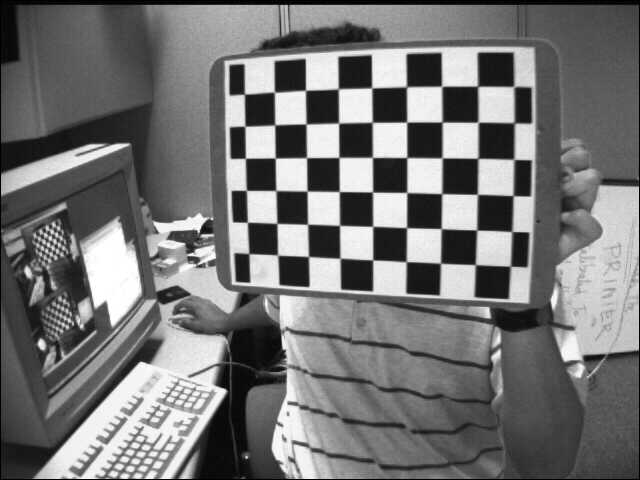
//> input picture src/ProjectsCpp/2DFeatures/HomographyConcenpts/Resources/left01.jpg, 640 x 480 px
$ ./2d_features_homography_perspective_correction   (built with g++ and OpenCV 4)
//> lines starting //> are read from the running program, lines starting //| are printed output that depends on the picture; after the words box and inside, x2 and y2 are one past the last pixel; in counts of white or black regions, pixels touching at a corner belong together
//
// Created by 张晓民 on 2020/3/18.
//

#include <iostream>
#include <string>
#include <ctime>
#include <opencv2/opencv.hpp>
#include <opencv2/core.hpp>
#include <opencv2/imgproc/imgproc.hpp>
#include <opencv2/highgui/highgui.hpp>

using namespace std;
using namespace cv;

enum Pattern { CHESSBOARD, CIRCLES_GRID, ASYMMETRIC_CIRCLES_GRID };

/**
 * 生成随机颜色
 * @param rng 随机子
 * @return
 */
Scalar randomColor()
{
    return Scalar( rand()%255, rand()%255, rand()%255 );
}

int main(int, char**)
{
    Mat img1 = imread("Resources/left01.jpg", IMREAD_GRAYSCALE);
//> img1 is the input picture: 480 rows x 640 cols, CV_8UC1; min 0, max 255, mean 116.6
    Mat img2 = imread("Resources/left02.jpg", IMREAD_GRAYSCALE);
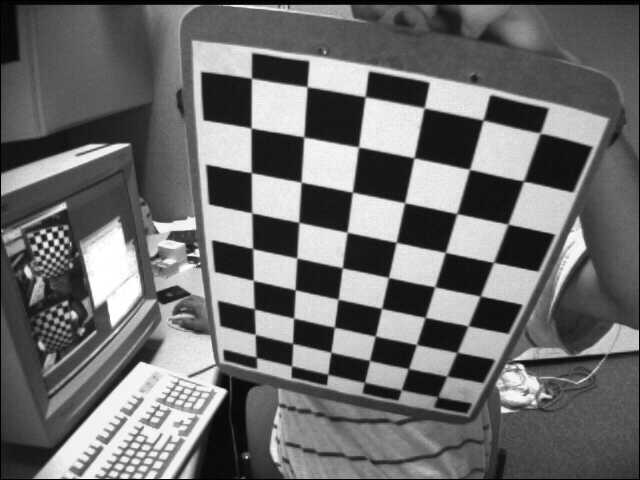
//> input picture src/ProjectsCpp/2DFeatures/HomographyConcenpts/Resources/left02.jpg, 640 x 480 px
//> img2 is the input picture: 480 rows x 640 cols, CV_8UC1; min 0, max 255, mean 109
    imshow("image1", img1);
    imshow("image2", img2);

    // 检测角点
    vector<Point2f> corners1, corners2;
    Size patternSize(9,6);
    bool found1 = findChessboardCorners(img1, patternSize, corners1);
//> corners1 = 54 Points (x, y), first 12: [244.4, 94.33], [274.6, 92.24], [305.5, 90.4], [338.4, 88.84], [371.6, 87.98], [406.8, 86.92], [441.6, 86.37], [477.6, 86.38], [514, 86.8], [245, 126.5], [275, 124.8], [306, 124]; found1 = true
    bool found2 = findChessboardCorners(img2, patternSize, corners2);
//> corners2 = 54 Points (x, y), first 12: [256.6, 357.4], [255.3, 334.5], [254.8, 309], [253.3, 280.1], [252.5, 248], [251.8, 212.8], [251.2, 172.4], [251.4, 128.3], [251.5, 78.36], [291.6, 366], [292.6, 343.4], [293.6, 318.2]; found2 = true
    //绘制角点
    Mat image1Color, image2Color;
    cvtColor(img1, image1Color, COLOR_GRAY2BGR);
    cvtColor(img2, image2Color, COLOR_GRAY2BGR);
    drawChessboardCorners(image1Color, patternSize, corners1, found1);
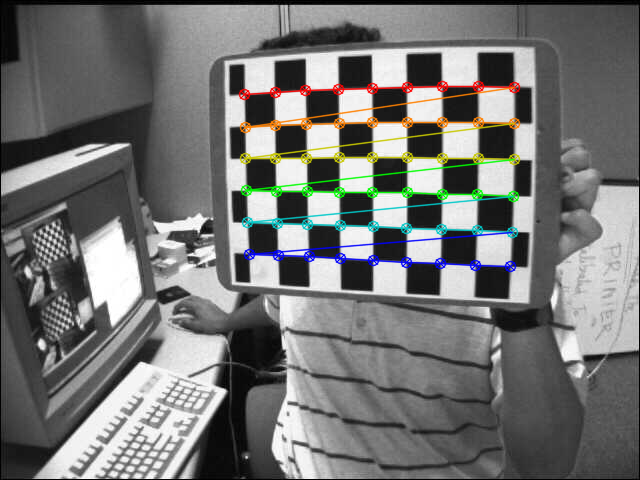
//> image1Color: 480 rows x 640 cols, CV_8UC3; 4.21% of pixels changed, all inside (x1, y1, x2, y2) = (238, 80, 521, 273)
    drawChessboardCorners(image2Color, patternSize, corners2, found2);
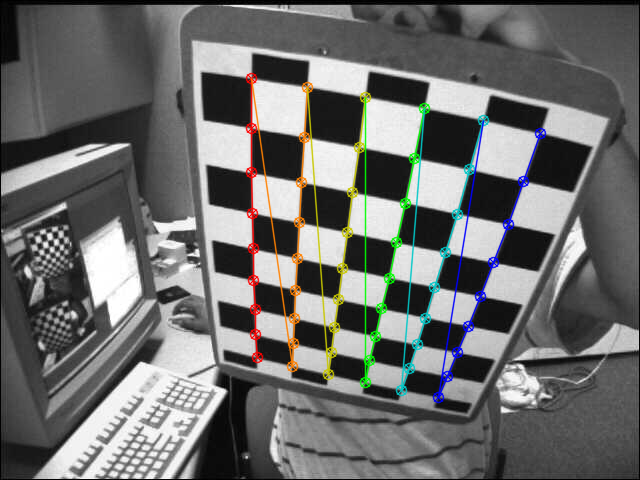
//> image2Color: 480 rows x 640 cols, CV_8UC3; 4.39% of pixels changed, all inside (x1, y1, x2, y2) = (245, 72, 547, 404)
    imshow("image1 corners", image1Color);
    imshow("image2 corners", image2Color);

    // 绘制图像角点的匹配情况
    Mat img_draw_matches;
    cvtColor(img1, image1Color, COLOR_GRAY2BGR);
    cvtColor(img2, image2Color, COLOR_GRAY2BGR);
    hconcat(image1Color, image2Color, img_draw_matches);
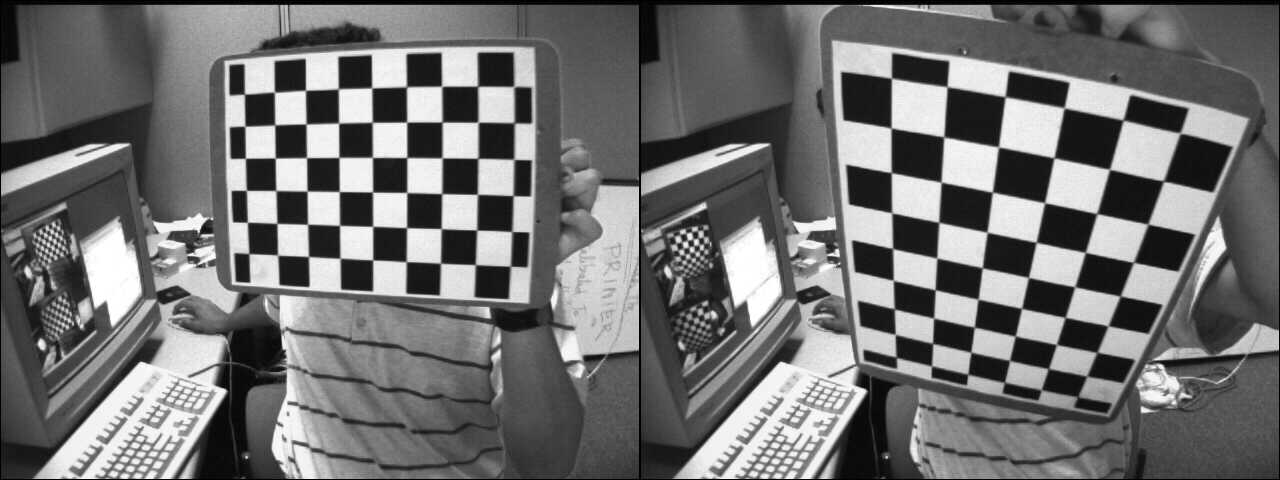
//> img_draw_matches: 480 rows x 1280 cols, CV_8UC3; min 0, max 255, mean 112.8
    for (int i = 0; i < corners1.size(); ++i) {
        Point start = Point(corners1[i].x, corners1[i].y);
        Point end = Point(img1.size().width+corners2[i].x, corners2[i].y);
        line(img_draw_matches, start, end, randomColor(), 2);
    }
//> this loop made 54 passes
//> (start, end) on passes 1 to 12: (Point(244, 94), Point(896, 357)), (Point(274, 92), Point(895, 334)), (Point(305, 90), Point(894, 309)), (Point(338, 88), Point(893, 280)), (Point(371, 87), Point(892, 248)), (Point(406, 86), Point(891, 212)), (Point(441, 86), Point(891, 172)), (Point(477, 86), Point(891, 128)), (Point(513, 86), Point(891, 78)), (Point(244, 126), Point(931, 365)), (Point(274, 124), Point(932, 343)), (Point(306, 124), Point(933, 318))
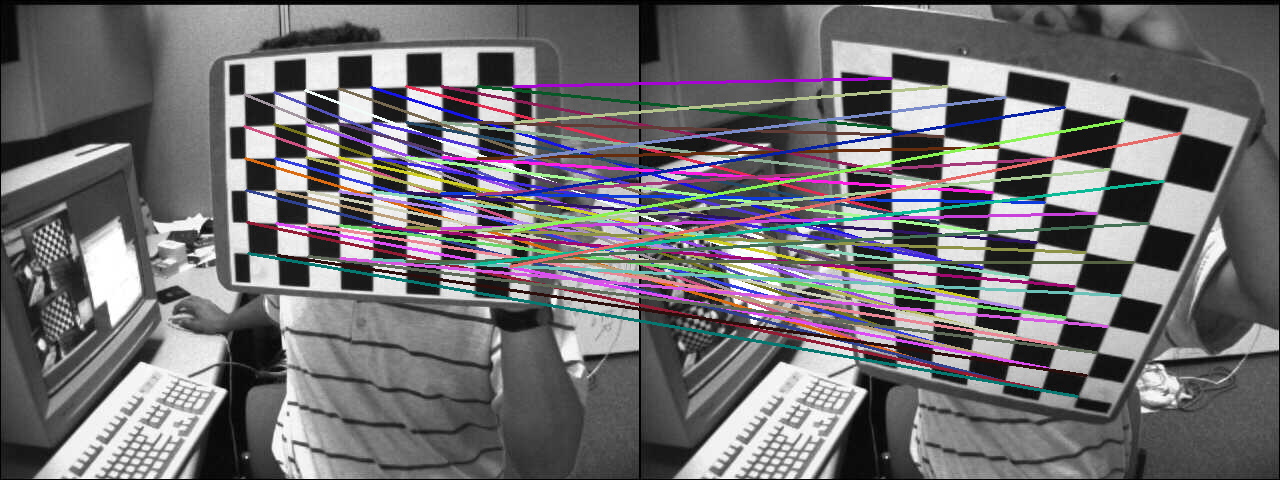
//> img_draw_matches: 480 rows x 1280 cols, CV_8UC3; 13.27% of pixels changed, all inside (x1, y1, x2, y2) = (243, 77, 1182, 398)
    imshow("Draw matches", img_draw_matches);

    // 计算homography变换矩阵
    Mat H = findHomography(corners2, corners1);
//> H = [[0.328, -1.24, 536.9], [0.697, -0.0872, -80.57], [0.000403, -0.00107, 1]]
    cout << "H:\n" << H << endl;
//| H:
//| [0.3284879146823366, -1.243636442087138, 536.8524755459872;
//|  0.6965288681444252, -0.08722265373053503, -80.57352853944057;
//|  0.0004033278669292163, -0.001073516511249925, 0.9999999999999999]

    Mat img2_warp;
    warpPerspective(image2Color, img2_warp, H, image1Color.size());
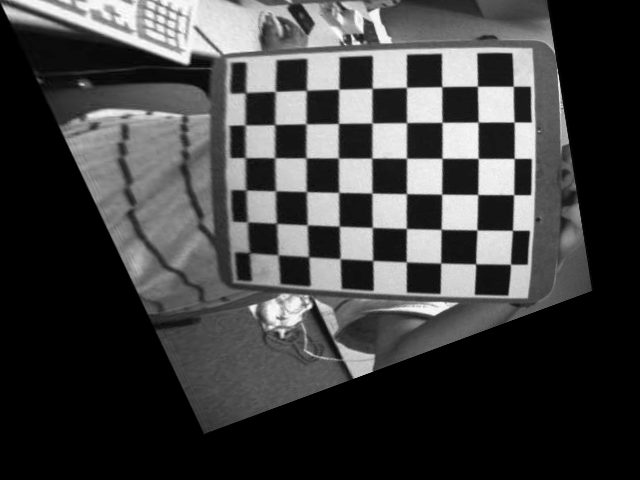
//> img2_warp: 480 rows x 640 cols, CV_8UC3; min 0, max 255, mean 64.9
    imshow("image2 warped", img2_warp);

    waitKey();
    return EXIT_SUCCESS;
}
